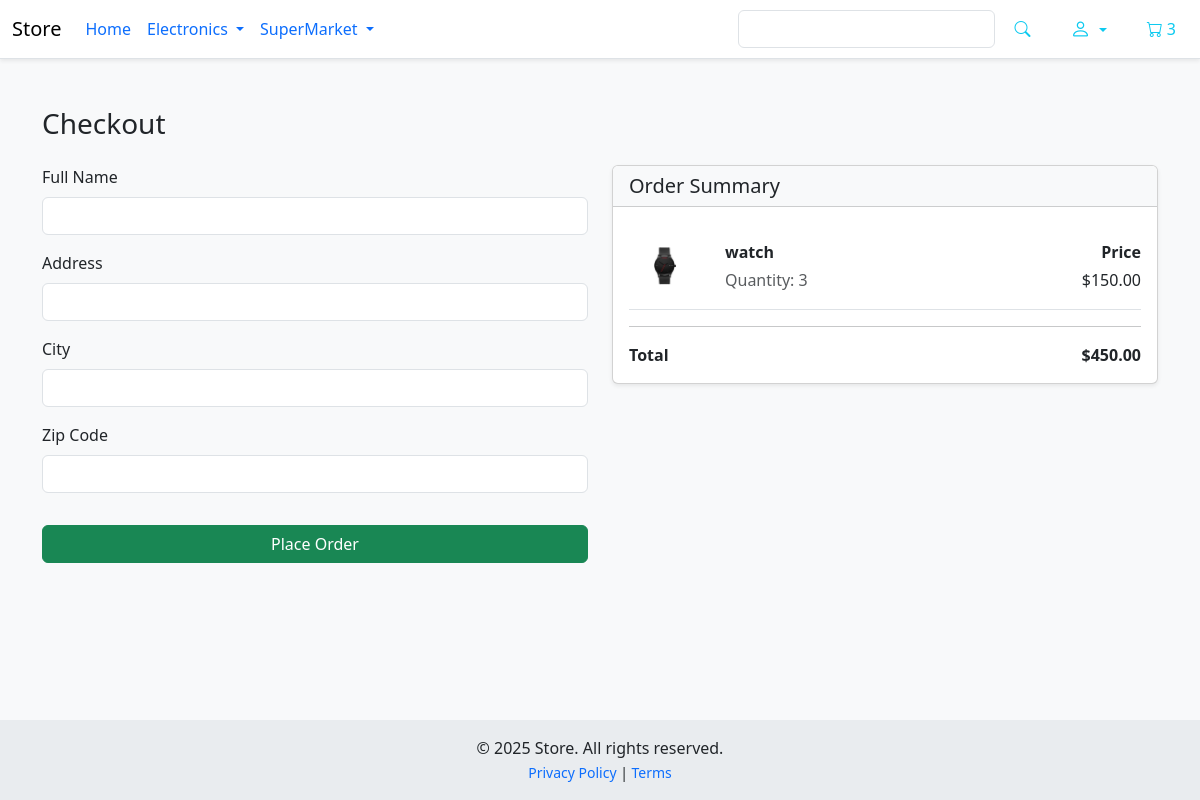
Page /cheackout/ (signed in) on the committed database.
### Store/models.py (models this page shows, shortened)
class Order(models.Model):
    customer =  models.ForeignKey('CoreAuth.Customer',on_delete=models.SET_NULL,null=True,blank=True)
    seller = models.ForeignKey('CoreAuth.Seller',on_delete=models.SET_NULL,null=True,blank=True)
    created_at = models.DateTimeField(auto_now_add=True)
    deleted_at = models.DateTimeField(null=True, blank=True)
    complete = models.BooleanField(default=False)
    transaction_id = models.CharField(max_length=200,null=True)
    @property
    def get_cart_total(self):
        order_items = self.orderitem_set.annotate(product_price=F('quantity') * F('product__price'))
        total = sum(item.product_price for item in order_items)
        return total
    @property
    def get_cart_items(self):
        return sum(item.quantity for item in self.orderitem_set.all())

class OrderItem(models.Model):
    product = models.ForeignKey(Product,on_delete=models.CASCADE)
    order = models.ForeignKey(Order,on_delete=models.SET_NULL,null=True,blank=True)
    quantity = models.IntegerField(default=0,null=True,blank=True,)
    date_added = models.DateTimeField(auto_now_add=True)

class Product(models.Model):
    class RatingChoice(models.IntegerChoices):
        NOT_RATED = 0, 'Not Rated Yet'
        VERY_POOR = 1, 'Very Poor'
        POOR = 2, 'Poor'
        AVERAGE = 3, 'Average'
        GOOD = 4, 'Good'
        EXCELLENT = 5, 'Excellent'
    slug = models.SlugField(max_length=160, unique=True,default='temp-slug')
    seller = models.ForeignKey('CoreAuth.Seller',on_delete=models.CASCADE)
    name = models.CharField(max_length=255)
    price = models.DecimalField(max_digits=9,decimal_places=2)
    created_at = models.DateTimeField(auto_now_add=True)
    rate = models.PositiveSmallIntegerField(choices=RatingChoice,default=RatingChoice.NOT_RATED)
    image = models.ImageField(upload_to='media/images/products',blank=True, null=True)
    digital = models.BooleanField(default=False)
    @property
    def imageURL(self):
        try:
            if self.image:
                url = self.image.url
                return url
        except:
            pass
        return '/static/images/placeholder.png'

### Store/views.py (the view)
# urls.py: path('cheackout/',cheackout,name='checkout'),
def cheackout(request):
    data = cartData(request)
    items = data['items']
    order = data['order']
    context = {'items':items,'order':order}
    context = {'items':items,'order':order}
    return render(request,'store/checkout.html',context)

### Store/utils.py (called while the page is built)
def cartData(request):
    if request.user.is_authenticated:
        if request.user.is_seller:
            customer = request.user.seller
            order, create = Order.objects.get_or_create(seller=customer,complete=False)
        if request.user.is_customer:
            customer = request.user.customer
            order, create = Order.objects.get_or_create(customer=customer,complete=False)
        items = order.orderitem_set.all()
    else:
        data_cookie_cart = cooikeCart(request)
        customer = 'u need to login'
        order = data_cookie_cart['order']
        items = data_cookie_cart['items']
    return {'customer':customer,'order':order,'items':items}

### Store/templates/store/checkout.html
{% extends 'main.html' %}
{% block content %}
<div class="container mt-5" style="padding-bottom: 80px;">
    <h3 class="mb-4">Checkout</h3>
    <div class="row">
        <div class="col-md-6">
            <form id="form" method="POST">
                <div class="mb-3">
                    <label for="name" class="form-label">Full Name</label>
                    <input type="text" name="name" class="form-control" placeholder="Your name..." required>
                </div>
                <div class="mb-3">
                    <label for="address" class="form-label">Address</label>
                    <input type="text" name="address" class="form-control" placeholder="Your Street Name" required>
                </div>
                <div class="mb-3">
                    <label for="city" class="form-label">City</label>
                    <input type="text" name="city" class="form-control" required>
                </div>
                <div class="mb-3">
                    <label for="zipcode" class="form-label">Zip Code</label>
                    <input type="text" name="zipcode" class="form-control" required>
                </div>
                <button type="submit" class="btn btn-success w-100 mt-3">Place Order</button>
            </form>
        </div>
        <div class="col-md-6">
            <div class="card shadow-sm">
                <div class="card-header bg-light">
                    <h5 class="mb-0">Order Summary</h5>
                </div>
                <div class="card-body">
                    {% for item in items %}
                    <div class="cart-row d-flex align-items-center border-bottom py-2">
                        <div style="flex: 1;">
                          <img class="img-fluid" src="{{ item.product.imageURL }}" style="width: 70px; height: 70px; object-fit: contain;">
                        </div>
                        <div style="flex: 3;" class="px-3">
                          <p class="mb-1 fw-bold">{{ item.product.name }}</p>
                          <p class="mb-0 text-muted">Quantity: {{ item.quantity }}</p>
                        </div>
                        <div style="flex: 2;" class="text-end">
                            <p class="mb-1 fw-bold">Price</p>
                            <p class="mb-0">${{ item.product.price|floatformat:2 }}</p>
                        </div>
                      </div>
                {% endfor %}
                <hr>
                <div class="d-flex justify-content-between fw-bold">
                    <span>Total</span>
                    <span>${{ order.get_cart_total|floatformat:2 }}</span>
                </div>
            </div>
        </div>
    </div>
</div>
</div>
{% endblock %}

### templates/partials/navbar.html (shortened to what this page needs)
<nav class="navbar navbar-expand-lg navbar-light bg-white border-bottom shadow-sm">
  <div class="container-fluid">
    <a class="navbar-brand" href="{% url 'store' %}">Store</a>
    <div class="collapse navbar-collapse" id="navbarSupportedContent">
      <ul class="navbar-nav me-auto mb-2 mb-lg-0">
        <li class="nav-item active">
          <a class="nav-link nav" href="{% url 'store' %}">Home</a>
        </li>
        <li class="nav-item dropdown nav">
          <a class="nav-link dropdown-toggle " href="#" id="navbarDropdown" role="button" data-bs-toggle="dropdown"
            aria-expanded="false">
            Electronics
          </a>
        </li>
        <li class="nav-item dropdown nav">
          <a class="nav-link dropdown-toggle" href="#" id="superMarketDropdown" role="button" data-bs-toggle="dropdown"
            aria-expanded="false">
            SuperMarket
          </a>
        </li>
      </ul>
      <div class="d-flex align-items-center">
        <form class="d-flex me-3">
          <input class="form-control me-2 bg-white text-dark border w-100" type="search" placeholder="Search">
          <button class="btn btn-outline-info border-0" type="submit">
            <i class="bi bi-search"></i>
          </button>
        </form>
        {% if request.user.is_authenticated %}
        {% include 'partials/profile_dropdown.html' %}
        {% else %}
        {% include 'partials/login_dropdown.html' %}
        {% endif %}
        <a href="{% url 'cart' %}" class="btn btn-outline-info border-0">
          <i class="bi bi-cart me-1"></i><span id="cart-count">{{ order.get_cart_items }}</span>
        </a>
      </div>
    </div>
</nav>

### static/css/main.css (style rules this page uses)
body { background-color: hsl(0, 0%, 98%); }
h1,h2,h3,h4,h5,h6 { color:hsl(0, 0%, 30%); }
.btn { border-radius: 0; }
.cart-row { display: flex; align-items: center; justify-content: space-between; }
input::placeholder { color: white !important; opacity: 1; }

### rows in the picture
Order: get_cart_items "3", get_cart_total "450.00"
OrderItem: product.imageURL (picture), product.name "watch", quantity "3", product.price "150.00"
